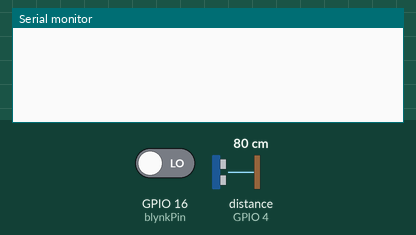
This sketch was run on a simulated ESP8266 (NodeMCU). Shown: the last lines printed to the serial monitor. Inputs (shaded band) come from the test bench; at power-on: GPIO 16 (blynkPin) LOW, distance to the obstacle (sensor on GPIO 4) 80 cm. The echo pulse lasts 58.3 µs per cm; WiFi joins after 1.5 s; servers stay silent unless stated.

Above: at 3.0 s.
3.1 s: GPIO 16 (blynkPin) driven HIGH
At 4.3 s:
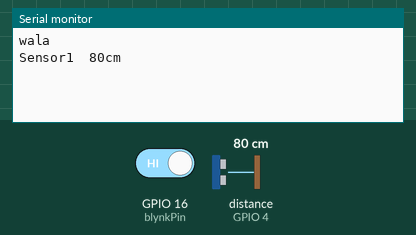
4.6 s: distance to the obstacle (sensor on GPIO 4) set to 2 cm
At 5.9 s:
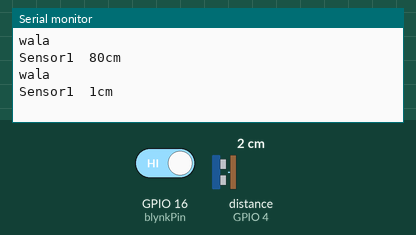
6.1 s: distance to the obstacle (sensor on GPIO 4) set to 4 cm
At 7.5 s:
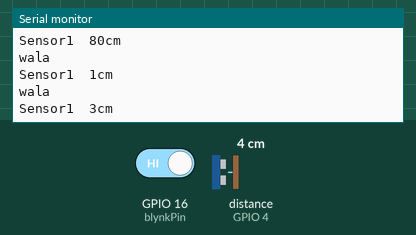
Timing chart, 0 to 9.1 s (numbered marks = the images above; inputs shaded):
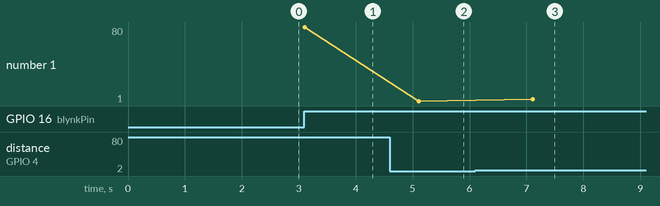

The sketch:

demo_code.ino
```cpp
/* Comment this out to disable prints and save space */
#define BLYNK_PRINT Serial


#include <ESP8266WiFi.h>
#include <BlynkSimpleEsp8266.h>

// You should get Auth Token in the Blynk App.
// Go to the Project Settings (nut icon).
char auth[] = "adca6458a1da43fd9b462221a82c4d90";

// Your WiFi credentials.
// Set password to "" for open networks.
char ssid[] = "Moin";
char pass[] = "102030406";

//define all the pins
int trigPin1=5;
int echoPin1=4;
int blynkPin=16;

/*int trigPin2=4;
int echoPin2=5;

int trigPin3=6;
int echoPin3=7;

int trigPin4=8;
int echoPin4=9;

int trigPin5=10;
int echoPin5=11;*/

void setup()
{
  // Debug console
  Serial.begin(9600);

  pinMode(trigPin1, OUTPUT);
  pinMode(echoPin1, INPUT);
   /*pinMode(trigPin2, OUTPUT);
  pinMode(echoPin2, INPUT);
   pinMode(trigPin3, OUTPUT);
  pinMode(echoPin3, INPUT);
   pinMode(trigPin4, OUTPUT);
  pinMode(echoPin4, INPUT);
   pinMode(trigPin5, OUTPUT);
  pinMode(echoPin5, INPUT);*/

  Blynk.begin(auth, ssid, pass);

}

void loop()
{
  Blynk.run();
  if (digitalRead(blynkPin)==HIGH){
     Serial.println("wala");

  long duration1, distance1;
  digitalWrite(trigPin1, LOW);  // Added this line
  delayMicroseconds(2); // Added this line
  digitalWrite(trigPin1, HIGH);
  delayMicroseconds(10); // Added this line
  digitalWrite(trigPin1, LOW);
  duration1 = pulseIn(echoPin1, HIGH);
  distance1 = (duration1/2) / 29.1;

   if (distance1 >= 500 || distance1 <= 0){
    Serial.println("Out of range");
  }
  else {
    Serial.print ( "Sensor1  ");
    Serial.print ( distance1);
    Serial.println("cm");
  }
  delay(2000);
/*long duration2, distance2;
  digitalWrite(trigPin2, LOW);  // Added this line
  delayMicroseconds(2); // Added this line
  digitalWrite(trigPin2, HIGH);
  delayMicroseconds(10); // Added this line
  digitalWrite(trigPin2, LOW);
  duration2 = pulseIn(echoPin2, HIGH);
  distance2= (duration2/2) / 29.1;

   if (distance2 >= 500 || distance2 <= 0){
    Serial.println("Out of range");
  }
  else {
    Serial.print("Sensor2  ");
    Serial.print(distance2);
    Serial.println("cm");
  }
  delay(2000);
  long duration3, distance3;
  digitalWrite(trigPin3, LOW);  // Added this line
  delayMicroseconds(2); // Added this line
  digitalWrite(trigPin3, HIGH);
  delayMicroseconds(10); // Added this line
  digitalWrite(trigPin3, LOW);
  duration3 = pulseIn(echoPin3, HIGH);
  distance3= (duration3/2) / 29.1;

   if (distance3 >= 500 || distance3 <= 0){
    Serial.println("Out of range");
  }
  else {
    Serial.print("Sensor3  ");
    Serial.print(distance3);
    Serial.println("cm");
  }
  delay(2000);

  long duration4, distance4;
  digitalWrite(trigPin4, LOW);  // Added this line
  delayMicroseconds(2); // Added this line
  digitalWrite(trigPin4, HIGH);
  delayMicroseconds(10); // Added this line
  digitalWrite(trigPin4, LOW);
  duration4 = pulseIn(echoPin4, HIGH);
  distance4= (duration4/2) / 29.1;

   if (distance4 >= 500 || distance4 <= 0){
    Serial.print("Sensor4  ");
    Serial.print(distance3);
    Serial.println("cm");
  }
  else {
    Serial.print("Sensor4  ");
    Serial.print(distance4);
    Serial.print("cm");
  }
  delay(2000);


  long duration5, distance5;
  digitalWrite(trigPin5, LOW);  // Added this line
  delayMicroseconds(2); // Added this line
  digitalWrite(trigPin5, HIGH);
  delayMicroseconds(10); // Added this line
  digitalWrite(trigPin5, LOW);
  duration5 = pulseIn(echoPin5, HIGH);
  distance5= (duration5/2) / 29.1;

   if (distance5 >= 500 || distance5 <= 0){
    Serial.println("Out of range");
  }
  else {
    Serial.print("Sensor5  ");
    Serial.print(distance5);
    Serial.println("cm");
  }
  delay(2000);*/


  }

}

void readBegin(){

}
```

Measured:
- after the input at 3.1 s, the serial monitor: prints a new line at once (image 1)
- after the input at 4.6 s, the serial monitor: prints a new line after 0.51 s (image 2)
- after the input at 6.1 s, the serial monitor: prints a new line after 1.0 s (image 3)
- plotted number 1: 1 → 3 after the input at 6.1 s
